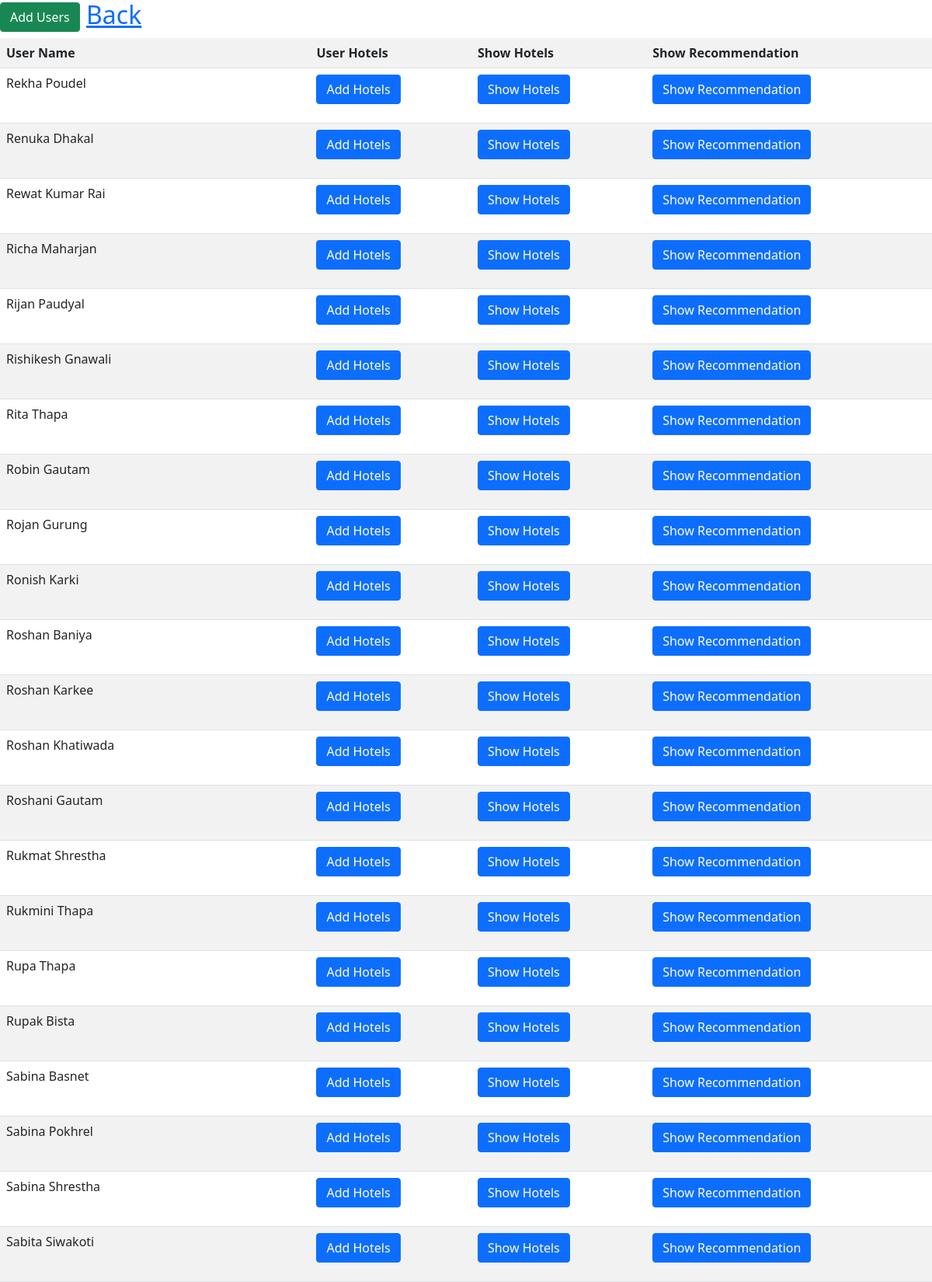
Page /admin/alg/index.php (upper part) on the committed database.
### tables this page shows
CREATE TABLE `users` (
  `id` int(11) NOT NULL,
  `username` varchar(255) NOT NULL,
  `email` varchar(255) NOT NULL,
  `password` varchar(255) NOT NULL,
  `gender` varchar(255) NOT NULL
);

### admin/alg/index.php (the view, shortened to what this page needs)
<?php
include("header.php");
include("../../dbConnection.php");
?>
<div class="panel panel-default">
    <div class="panel-heading">
    <div class="panel-heading">
        <h2>
            <a class="btn btn-success" href="add_users.php">Add Users</a>
            <a href="btn btn-info pull-right" href="index.php">Back</a>
        </h2>
    </div>
    <div class="panel-body">
        <table class="table table-striped">
            <th>User Name</th>
            <th>User Hotels</th>
            <th>Show Hotels</th>
            <th>Show Recommendation</th>
            <?php $result=mysqli_query($conn,"select * from users");
                while($row=mysqli_fetch_array($result))
                {
            ?>
           <tr> <td><?php echo $row['username'];?></td>
           <td>
               <form action="add_hotel.php" method="get">
                  <input type="submit" name="add_hotels" class="btn btn-primary" value="Add Hotels">
               </form>
            </td>
            <td>
               <form action="show_hotels.php" method="get">
                  <input type="submit" name="show_hotels" class="btn btn-primary" value="Show Hotels">
               </form>
            </td>
            <td>
               <form action="user_recommendation.php">
                  <input type="submit" name="show_hotels" class="btn btn-primary" value="Show Recommendation">
               </form>
            </td>
        </tr>
            <?php } ?>
        </table>
    </div>
    </div>
</div>

### admin/alg/header.php (shortened to what this page needs)
<html>
    <head>
        <link rel="stylesheet" href="../../css/bootstrap.min.css">
    </head>
</html>

### rows in the picture
users: username "Rekha Poudel"
users: username "Renuka Dhakal"
users: username "Rewat Kumar Rai"
users: username "Richa Maharjan"
users: username "Rijan Paudyal"
users: username "Rishikesh Gnawali"
users: username "Rita Thapa"
users: username "Robin Gautam"
users: username "Rojan Gurung"
users: username "Ronish Karki"
users: username "Roshan Baniya"
users: username "Roshan Karkee"
users: username "Roshan Khatiwada"
users: username "Roshani Gautam"
users: username "Rukmat Shrestha"
users: username "Rukmini Thapa"
users: username "Rupa Thapa"
users: username "Rupak Bista"
users: username "Sabina Basnet"
users: username "Sabina Pokhrel"
users: username "Sabina Shrestha"
users: username "Sabita Siwakoti"
